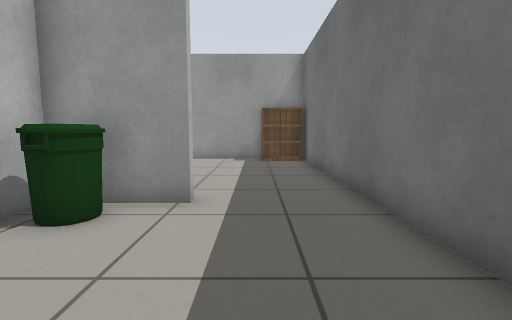
[1] (above)

15 first-person views from a walk through a robot-simulator world made for Gazebo. The camera is 0.69 m above the floor, tilts 6° down and sees 85° across. The floor is counted in squares, 0.5 m on a side. Each view is taken from the middle of a square. On the plan, view 1 faces up. The plan holds only what a view shows up to about 13 squares ahead; the rest is blank. Gazebo's built-in surfaces are drawn with simple patterns.

[2]
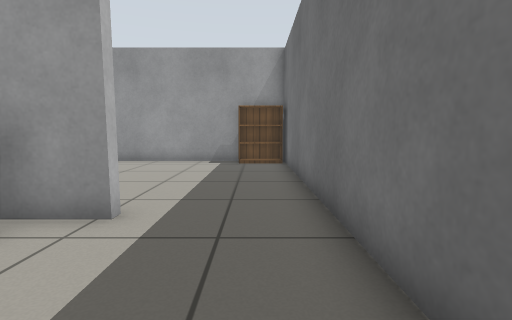

[3]
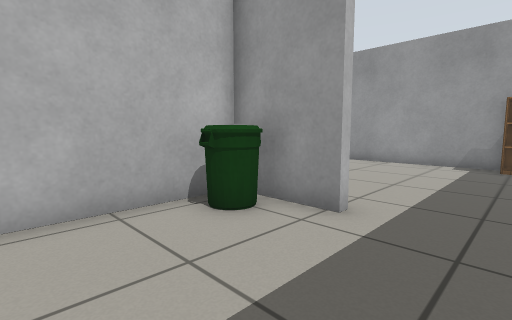

[4]
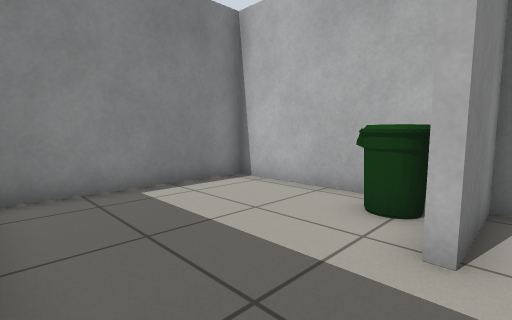

[5]
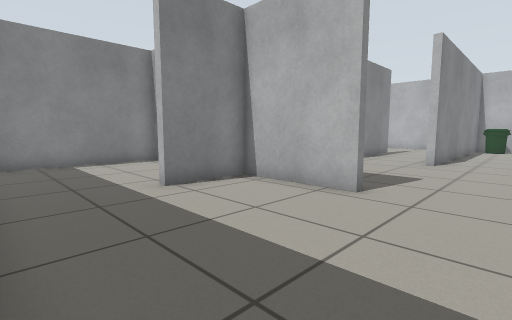

[6]
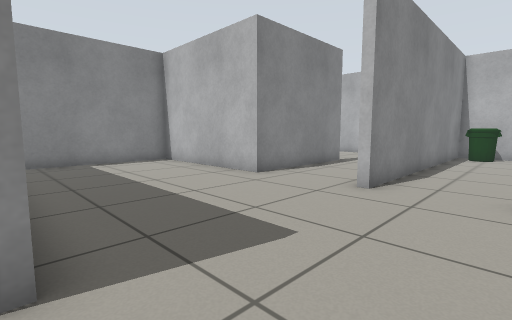

[7]
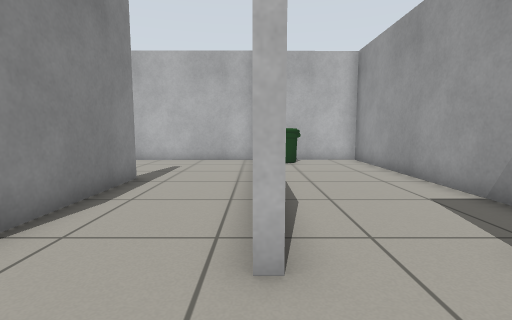

[8]
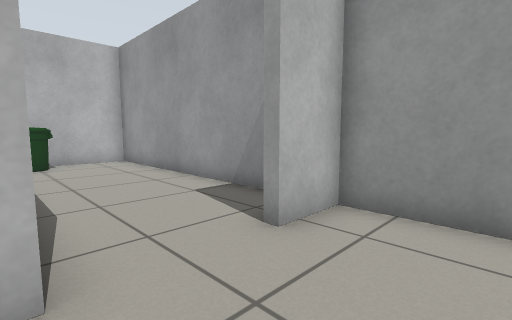

[9]
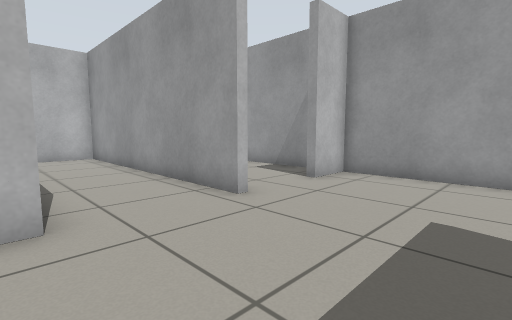

[10]
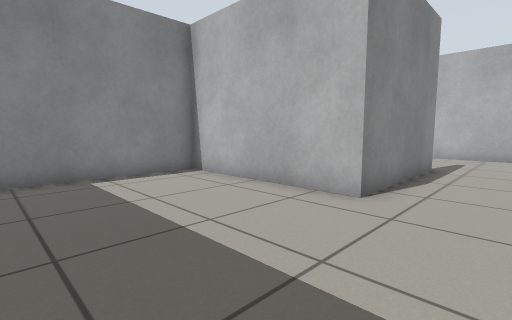

[11]
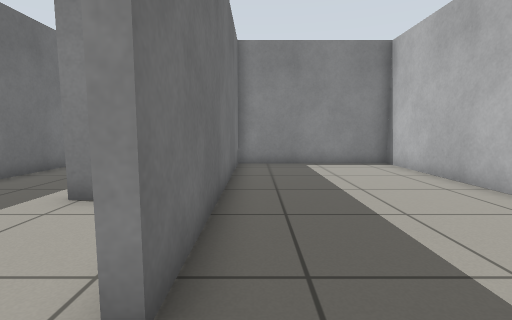

[12]
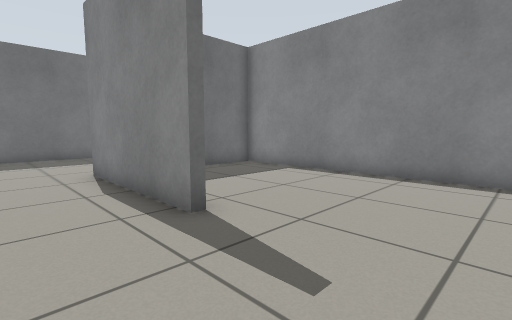

[13]
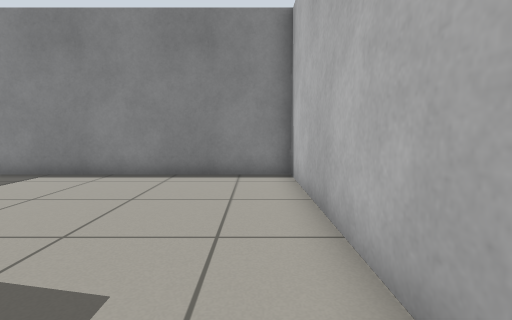

[14]
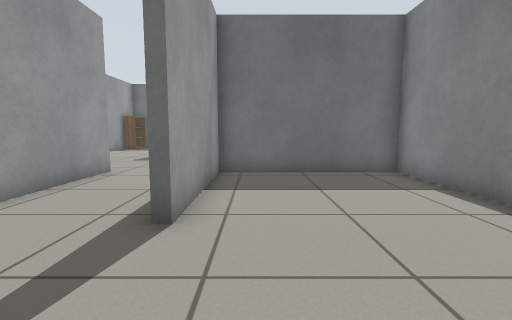

[15]
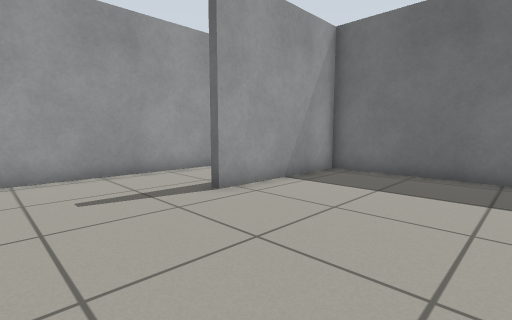

### Floor plan
Points are (right, up) in squares from view 1. A wall is a line through its corners. A room is listed if a view was taken in it or the views show most of it. See-through windows are left out.
Room 1 (views 1, 2, 3)
walls: (-1.3, 5.2) (-4, 5.2) (-4, -0.7) (1.9, -0.7); (2.3, 0.4) (2.3, 4.6)
ways out: opening at (0.5, 5) to room 2
objects: bin (-3, 4)
Room 2 (views 4, 5)
walls: (-4, 9.2) (-4, 5.5) (-1.3, 5.5) (-1.3, 5.2); (2.3, 4.6) (2.3, 13.7) (-3.6, 13.7)
ways out: opening at (0.5, 5) to room 1; opening at (-4, 11.5) to room 3
objects: bookshelf (1, 13) to (2, 13)
Room 3 (views 6, 7, 8, 9, 10, 11, 12, 13)
walls: (-10.5, 9.2) (-10.5, 9) (-20.8, 9); (-16, 5.2) (-16, 5.5) (-10.5, 5.5) (-10.5, -0.7) (-4.3, -0.7) (-4.3, 9.2) (-4, 9.2); (-3.6, 13.7) (-10.5, 13.7) (-10.5, 11.9); (-21.2, 8.9) (-21.2, 4.5)
ways out: opening at (-4, 11.5) to room 2; opening at (-18.5, 5) to room 4; opening at (-11, 10.5) to room 5
Room 4 (views 14, 15)
walls: (-21.2, 4.5) (-21.1, -0.7) (-10.8, -0.7) (-10.8, 5.2) (-16, 5.2)
ways out: opening at (-18.5, 5) to room 3
Room 5 (no view inside)
walls: (-20.1, 9.2) (-10.5, 9.2); (-12, 13.7) (-21.2, 13.7) (-21.2, 10.4)
ways out: opening at (-11, 10.5) to room 3
objects: bin (-20, 10) to (-20, 11)

Where each view was taken, in squares from view 1:
view 1: 0 up, 0 right, facing up
view 2: 1 up, 1 right, facing up
view 3: 1 up, 1 right, facing up-left
view 4: 6 up, 2 right, facing down-left
view 5: 12 up, 2 right, facing down-left
view 6: 12 up, 4 left, facing down-left
view 7: 9 up, 8 left, facing left
view 8: 9 up, 8 left, facing up-left
view 9: 5 up, 6 left, facing up-left
view 10: 8 up, 5 left, facing down-left
view 11: 11 up, 5 left, facing down
view 12: 8 up, 20 left, facing down-right
view 13: 8 up, 20 left, facing down
view 14: 4 up, 20 left, facing right
view 15: 0 up, 20 left, facing up-right
